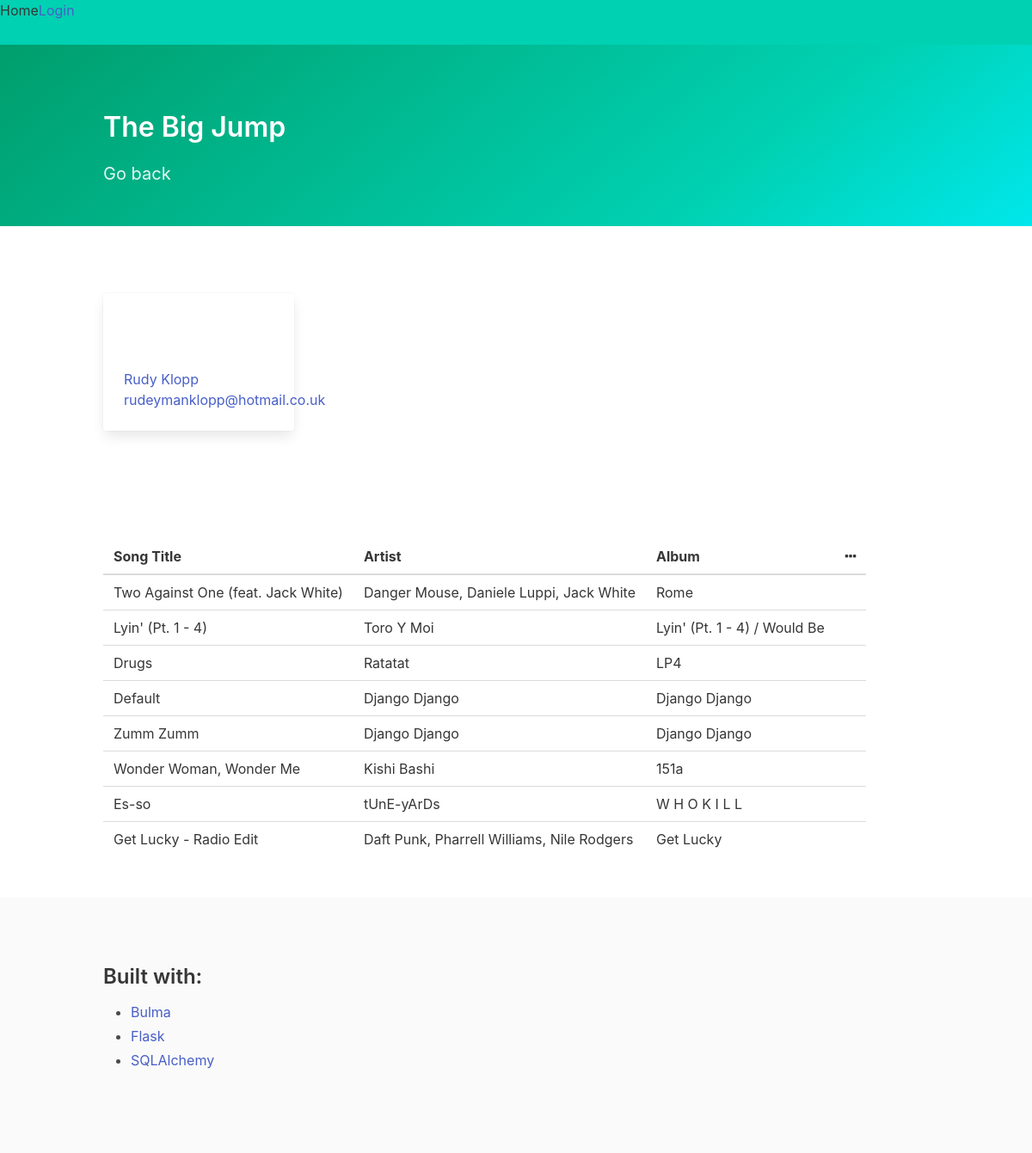
/playlist/1/songs/, run on the app's committed database.
### database_setup.py (models this page shows, shortened)
class Playlist(Base):
    __tablename__ = "playlist"
    id = Column(Integer, primary_key = True)
    name = Column(String(250), nullable = False)
    user_id = Column(Integer, ForeignKey("user.id"))
    user = relationship(User)
    songs = relationship("Songs", cascade="all, delete")

class User(Base):
    __tablename__ = "user"
    id = Column(Integer, primary_key = True)
    name = Column(String(250), nullable = False)
    email = Column(String(250), nullable = False)
    picture = Column(String(250))

class Songs(Base):
    __tablename__ = "songs"
    id = Column(Integer, primary_key = True)
    track_name = Column(String(250), nullable = False)
    artist_name = Column(String(250))
    album_name = Column(String(250))
    playlist_id = Column(Integer, ForeignKey("playlist.id"))
    playlist = relationship(Playlist)
    user_id = Column(Integer, ForeignKey("user.id"))
    user = relationship(User)

### project.py (the view)
@app.route("/playlist/<int:playlist_id>/")
@app.route("/playlist/<int:playlist_id>/songs/")
def showSongs(playlist_id):
    playlist = session.query(Playlist).filter_by(id=playlist_id).one()
    creator = getUserInfo(playlist.user_id)
    songs = session.query(Songs).filter_by(playlist_id=playlist_id).all()
    if "user_id" not in login_session or creator.id != login_session["user_id"]:
        return render_template("publicsongs.html", songs=songs,
                                playlist=playlist, creator=creator)
    else:
        return render_template("songs.html", songs=songs,
                                playlist=playlist, creator=creator)

### project.py (called while the page is built)
def getUserInfo(user_id):
    user = session.query(User).filter_by(id=user_id).one()
    return user

### templates/publicsongs.html (shortened to what this page needs)
{% extends "main.html" %}
{% block content %}
<nav class="navbar is-primary">
  <div class="navbar-brand">
    <a href="{{url_for('showPlaylist')}}" class="nav-item">Home</a>
    {% if 'user_id' not in session %}
    <a href="{{url_for('showLogin')}}" class="nav-item">Login</a>
    {% else %}
    <a href="{{url_for('disconnect')}}" class="nav-item">Logout</a>
    {% endif %}
  </div>
</nav>
<article id="pagination">
  <section class="hero is-primary is-bold">
    <div class="hero-body">
      <div class="container">
        <h1 class="title">{{playlist.name}}</h1>
        <a href="{{url_for('showPlaylist')}}">
          <h2 class="subtitle">Go back</h2>
        </a>
      </div>
    </div>
  </section>
</article>
<section class="section">
  <div class="container">
    <div class="columns">
      <div class="column is-3">
        <div class="card">
        {% if creator != [] %}
          <div class="card-content">
            <a href="#" class="card-avatar image is-64x64">
            </a>
            <div class="card-user">
              <div class="card-user-name">
                <a href="#">{{creator.name}}</a>
              </div>
              <span>
                <a href="#"><span>{{creator.email}}</span></a>
              </span>
            </div>
          </div>
        </div>
        {% endif %}
      </div>
    </div>
  </div>
</section>
<section class="section">
  <div class="container">
    <div class="columns">
      <div class="column">
        <table class="table">
          <thead>
            <tr>
              <th>Song Title</th>
              <th>Artist</th>
              <th>Album</th>
              <th><i class="fa fa-ellipsis-h"></i></th>
            </tr>
          </thead>
          <tbody>
          {% if songs != [] %}
          {% for i in songs %}
            <tr>
              <td>{{i.track_name}}</td>
              <td>{{i.artist_name}}</td>
              <td>{{i.album_name}}</td>
              <td></td>
            </tr>
            {% endfor %}
          {% endif %}
          </tbody>
        </table>
      </div>
    </div>
  </div>
</section>
{% include "footer.html" %}
{% endblock %}

### static/styles.css (style rules this page uses)
.container { margin-top: 30px; }

### data on the page
Playlist: name "The Big Jump"
User: name "Rudy Klopp", email "rudeymanklopp@hotmail.co.uk"
Songs: track_name "Two Against One (feat. Jack White)", artist_name "Danger Mouse, Daniele Luppi, Jack White", album_name "Rome"
Songs: track_name "Lyin' (Pt. 1 - 4)", artist_name "Toro Y Moi", album_name "Lyin' (Pt. 1 - 4) / Would Be"
Songs: track_name "Drugs", artist_name "Ratatat", album_name "LP4"
Songs: track_name "Default", artist_name "Django Django", album_name "Django Django"
Songs: track_name "Zumm Zumm", artist_name "Django Django", album_name "Django Django"
Songs: track_name "Wonder Woman, Wonder Me", artist_name "Kishi Bashi", album_name "151a"
Songs: track_name "Es-so", artist_name "tUnE-yArDs", album_name "W H O K I L L"
Songs: track_name "Get Lucky - Radio Edit", artist_name "Daft Punk, Pharrell Williams, Nile Rodgers", album_name "Get Lucky"
